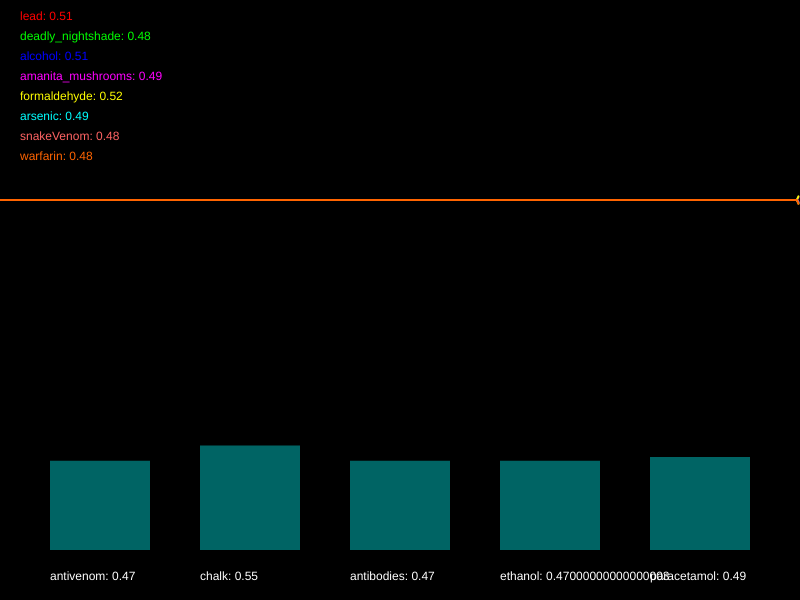
Frame 1 (no input)
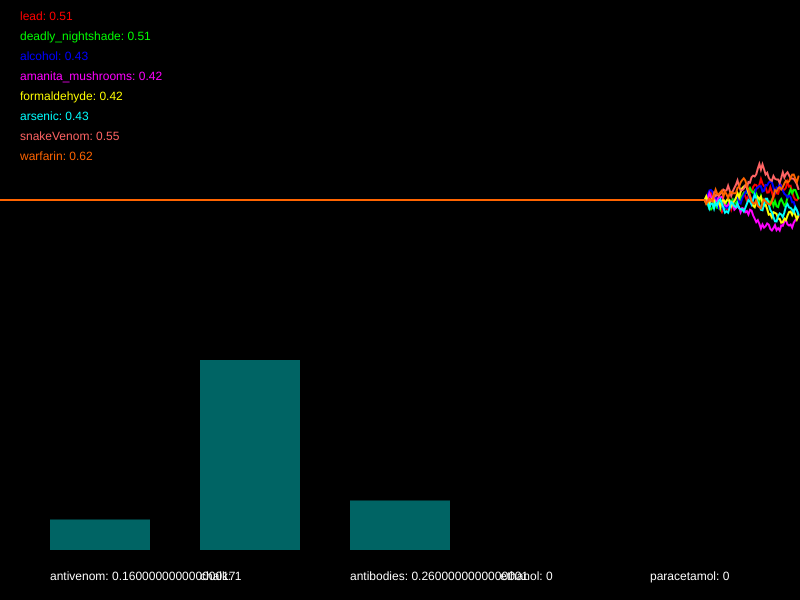
Frame 60 (no input)
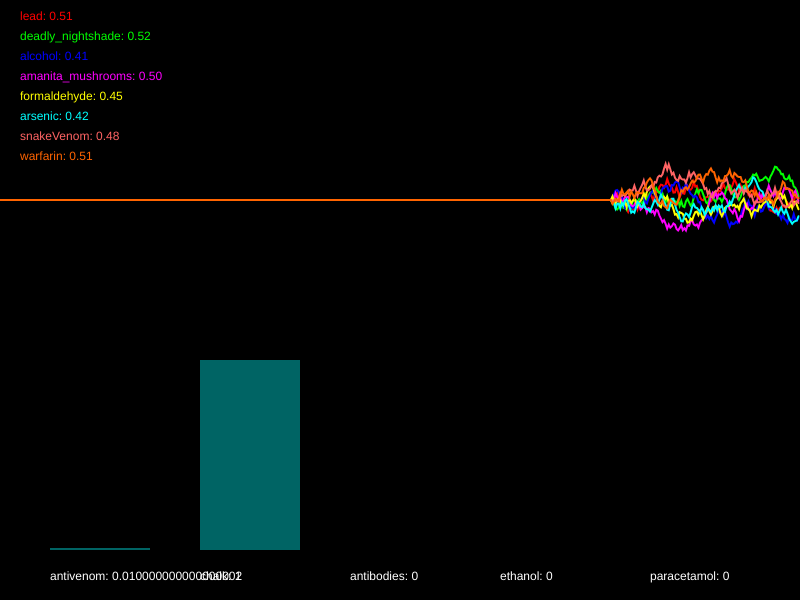
Frame 120 (the mouse pressed at the canvas centre since frame 60)

The p5.js sketch that drew these frames (run headless with seeded random() and noise() and a simulated clock; from frame 60 on, the mouse is pressed at the canvas centre):

// p5.js sketch
// ── sketch.js
/*

Officer: 3721950
CaseNum: 401-3-36489353-3721950

Case 401 - The Case of Norbert's Weiner Stand
Stage 4 - Mortal Cupcake

It seems that Norbert is getting desperate now. In what appears to be his final
stand he has set up his own cupcake shop. The laced cupcakes look delicious but
they are extremely dangerous. Just a brief whiff of one can induce a series of
deadly symptoms. This is Norbert’s most complex poison to date, so you’ll have
to work hard to produce a viable antidote.

You must develop the antidote by using conditional statements in the draw loop to
do the following.

	
	
	
	
	
	
	
	
	
	


Your conditional statements should:

consider the following poisons:

	- lead
	- deadly_nightshade
	- alcohol
	- amanita_mushrooms
	- formaldehyde
	- arsenic
	- snakeVenom
	- warfarin


and modify the following antidotes:

	- antivenom
	- chalk
	- antibodies
	- ethanol
	- paracetamol


- There are many ways to complete this task but you should only use the
following commands:

	if(){}
	+=
	-=

*/

//Declare the poison variables
var lead;
var deadly_nightshade;
var alcohol;
var amanita_mushrooms;
var formaldehyde;
var arsenic;
var snakeVenom;
var warfarin;


//Declare the antidote variables
var antivenom;
var chalk;
var antibodies;
var ethanol;
var paracetamol;


//This variable is used for drawing the graph
var graphs;


function setup()
{

	createCanvas(800,600);
	strokeWeight(2);

	//initialise the poisons and antidotes
	lead = 0.5;
	deadly_nightshade = 0.5;
	alcohol = 0.5;
	amanita_mushrooms = 0.5;
	formaldehyde = 0.5;
	arsenic = 0.5;
	snakeVenom = 0.5;
	warfarin = 0.5;
	antivenom = 0.5;
	chalk = 0.5;
	antibodies = 0.5;
	ethanol = 0.5;
	paracetamol = 0.5;


	//fills the graph with empty values
	graphs = [];

	for(var i = 0; i < 8; i++)
	{
		graphs.push([]);
		for(var j = 0; j < 512; j++)
		{
			graphs[i].push(0.5);
		}
	}

}

function draw()
{

	//Develop the antidote below
	//Write conditional statements to change the amount of each substance ...
	
	
//- When either snakeVenom dips below 0.73, alcohol dips below 0.63, arsenic dips below 0.71, or perhaps warfarin goes above 0.54, reduce antivenom by 0.03
if((snakeVenom < 0.73 || alcohol < 0.63) || (arsenic < 0.71 || warfarin > 0.54))
{
	antivenom -= 0.03
}
	
//- If deadly_nightshade dips below 0.45 or amanita_mushrooms goes above 0.33, whilst at the same time, lead goes above 0.52 or formaldehyde dips below 0.31, try increasing antivenom by 0.04
if((deadly_nightshade < 0.45 || amanita_mushrooms > 0.33) && (lead > 0.52 || formaldehyde < 0.31))
{
   antivenom += 0.04
}

//	- If deadly_nightshade goes above 0.75 and amanita_mushrooms dips below 0.26, whilst at the same time, snakeVenom dips below 0.5 or lead goes above 0.6, decrease chalk by 0.05
if((deadly_nightshade > 0.75 && amanita_mushrooms < 0.26)&& (snakeVenom < 0.5 || lead > 0.6)) 
{
	chalk -= 0.05
}

//	- When formaldehyde dips below 0.66 or alcohol dips below 0.67, whilst at the same time, arsenic goes above 0.45 or warfarin goes above 0.26, raise chalk by 0.05
	
if((formaldehyde < 0.66 || alcohol < 0.67) && (arsenic > 0.45 || warfarin > 0.26))
{
	chalk += 0.05
}
	
//- If lead goes above 0.44, or on the other hand, arsenic dips below 0.58 and warfarin dips below 0.34, decrement antibodies by 0.03
if(lead > 0.44 || (arsenic < 0.58 && warfarin < 0.34))
{
	antibodies -= 0.03
}
	
	
//- If alcohol goes above 0.52, amanita_mushrooms dips below 0.69, and also deadly_nightshade dips below 0.59, increment antibodies by 0.05
if(alcohol > 0.52 && amanita_mushrooms < 0.69 && deadly_nightshade < 0.59)
{
	antibodies += 0.05
}
	
//- If alcohol dips below 0.75, or on the other hand, warfarin dips below 0.6 and amanita_mushrooms dips below 0.75, decrement ethanol by 0.04
if(alcohol < 0.75 || (warfarin < 0.6 & warfarin < 0.6 && amanita_mushrooms < 0.75))
{
	ethanol -= 0.04
}
	
//- If lead dips below 0.68, or on the other hand, formaldehyde goes above 0.69 and deadly_nightshade goes above 0.26, raise ethanol by 0.01
if(lead < 0.68 || (formaldehyde > 0.69 && deadly_nightshade > 0.26))
{
	ethanol += 0.01
}
	
//- When snakeVenom dips below 0.66 or alcohol goes above 0.54, or on the other hand, lead dips below 0.28 and amanita_mushrooms goes above 0.54, decrement paracetamol by 0.03
if((snakeVenom < 0.66 || alcohol > 0.54) || (lead < 0.28 && amanita_mushrooms > 0.54))
{
	paracetamol -= 0.03
}
	
//- When formaldehyde goes above 0.75 or arsenic dips below 0.72, or on the other hand, deadly_nightshade goes above 0.43 and warfarin goes above 0.47, increment paracetamol by 0.02
if(formaldehyde > 0.75 || arsenic < 0.72 || (deadly_nightshade > 0.43 && warfarin > 0.47))
{
	paracetamol += 0.02
}
	//////////////////////////////////////////////////////

	//the code below generates new values using random numbers

	/*
		For testing, you might want to temporarily comment out
		these lines and set the same variables to constant values
		instead.
	*/

	lead = nextValue(graphs[0],lead);
	deadly_nightshade = nextValue(graphs[1],deadly_nightshade);
	alcohol = nextValue(graphs[2],alcohol);
	amanita_mushrooms = nextValue(graphs[3],amanita_mushrooms);
	formaldehyde = nextValue(graphs[4],formaldehyde);
	arsenic = nextValue(graphs[5],arsenic);
	snakeVenom = nextValue(graphs[6],snakeVenom);
	warfarin = nextValue(graphs[7],warfarin);


	antivenom = constrain(antivenom, 0, 1);
	chalk = constrain(chalk, 0, 1);
	antibodies = constrain(antibodies, 0, 1);
	ethanol = constrain(ethanol, 0, 1);
	paracetamol = constrain(paracetamol, 0, 1);


	///////// DO NOT CHANGE THE CODE BELOW ///////////

	//drawing code

	// set background
	background(0);
	noFill();

	//draw the graphs for the vitals

	var colors = [
		color(255, 0, 0),
		color(0, 255, 0),
		color(0, 0, 255),
		color(255, 0, 255),
		color(255, 255, 0),
		color(0, 255, 255),
		color(255, 100, 100),
		color(255, 100, 0)
	];

	for(var i = 0; i < graphs.length; i++)
	{
		stroke(colors[i]);
		drawGraph(graphs[i]);
	}

	//draw the poisons as text
	noStroke();
	fill(colors[0]);
	text('lead: ' + nf(lead,1,2), 20,20);
	fill(colors[1]);
	text('deadly_nightshade: ' + nf(deadly_nightshade,1,2), 20,40);
	fill(colors[2]);
	text('alcohol: ' + nf(alcohol,1,2), 20,60);
	fill(colors[3]);
	text('amanita_mushrooms: ' + nf(amanita_mushrooms,1,2), 20,80);
	fill(colors[4]);
	text('formaldehyde: ' + nf(formaldehyde,1,2), 20,100);
	fill(colors[5]);
	text('arsenic: ' + nf(arsenic,1,2), 20,120);
	fill(colors[6]);
	text('snakeVenom: ' + nf(snakeVenom,1,2), 20,140);
	fill(colors[7]);
	text('warfarin: ' + nf(warfarin,1,2), 20,160);


	//draw the antidotes bar chart
	drawBar(antivenom,50,'antivenom');
	drawBar(chalk,200,'chalk');
	drawBar(antibodies,350,'antibodies');
	drawBar(ethanol,500,'ethanol');
	drawBar(paracetamol,650,'paracetamol');


}

function nextValue(graph, val)
{
	//gets the next value for a vital and puts it in an array for drawing
	var delta = random(-0.03,0.03);

	val += delta;
	if(val > 1 || val < 0)
	{
		delta *= -1;
		val += delta * 2;
	}

	graph.push(val)
	graph.shift();
	return val;
}

function drawGraph(graph)
{
	//draws an array as a graph
	beginShape();
	for(var i = 0; i < graph.length; i++)
	{
			vertex(width * i/512, height * 0.5 - graph[i]* height/3)
	}
	endShape();
}


function drawBar(val, x, name)
{
	//draws the bars for bar chart
    noStroke();
    fill(0,100,100);
	var mh = height * 0.4 - 50;
	rect(x,(height - 50) - val*mh, 100, val*mh);
    fill(255);
	text(name + ": " + val, x, height - 20);
}
